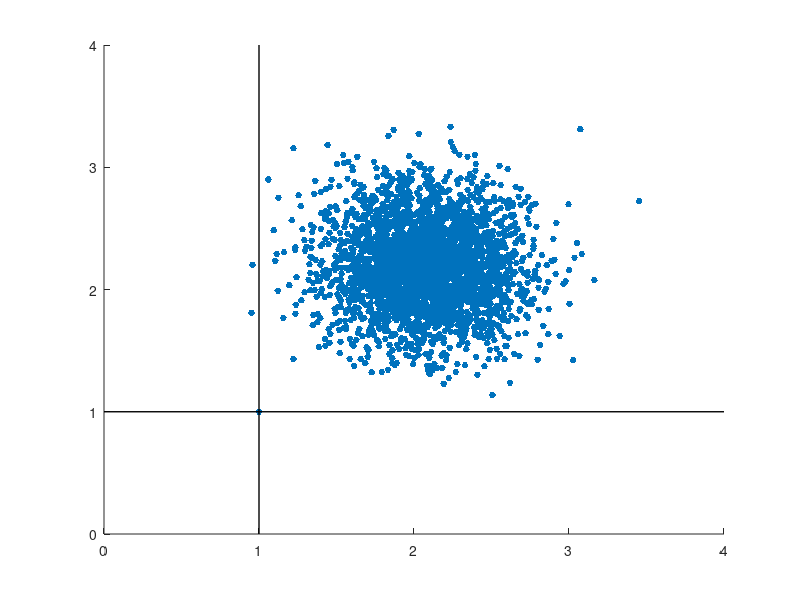

Recreate this plot in MATLAB.
clear; clf;

load('results3000.mat')
figure(1)
hold on
plot(x(1,:)',x(2,:)','.', 'MarkerSize', 15)
xlim([0,4])
ylim([0,4])
plot([1,1],[0 4], 'LineWidth', 1, 'Color', 'k')
plot([0 4],[1,1], 'LineWidth', 1, 'Color', 'k')


c = sum(sum(Cost))
viol_q1 = sum(sum(v1))/3000 *100

viol_q2 = sum(sum(v2))/3000
total = (sum(sum(v1)) + sum(sum(v2)))/6000